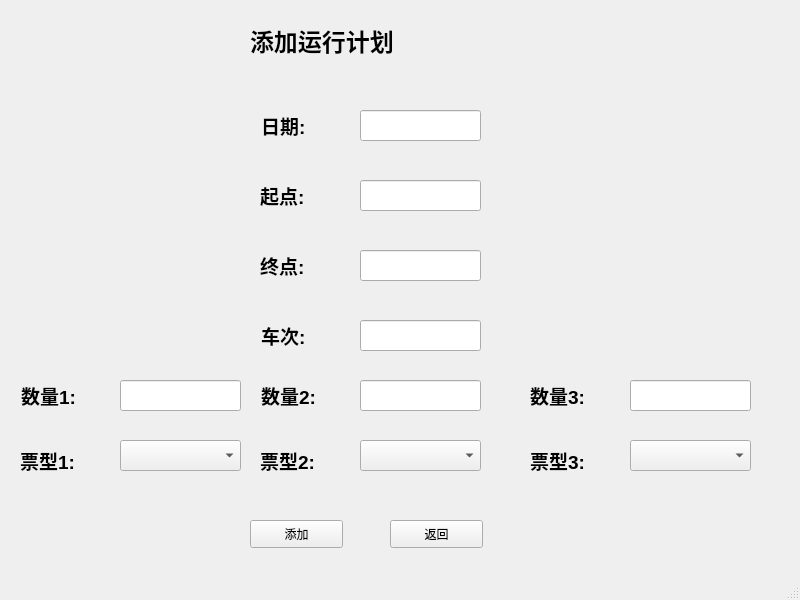
<?xml version="1.0" encoding="UTF-8"?>
<ui version="4.0">
 <class>QtAddPlan</class>
 <widget class="QMainWindow" name="QtAddPlan">
  <property name="geometry">
   <rect>
    <x>0</x>
    <y>0</y>
    <width>800</width>
    <height>600</height>
   </rect>
  </property>
  <property name="windowTitle">
   <string>MainWindow</string>
  </property>
  <widget class="QWidget" name="centralwidget">
   <widget class="QPushButton" name="pushButton_3">
    <property name="geometry">
     <rect>
      <x>390</x>
      <y>520</y>
      <width>93</width>
      <height>28</height>
     </rect>
    </property>
    <property name="text">
     <string>返回</string>
    </property>
   </widget>
   <widget class="QLabel" name="label">
    <property name="geometry">
     <rect>
      <x>261</x>
      <y>110</y>
      <width>81</width>
      <height>31</height>
     </rect>
    </property>
    <property name="text">
     <string>&lt;html&gt;&lt;head/&gt;&lt;body&gt;&lt;p&gt;&lt;span style=&quot; font-size:14pt; font-weight:600;&quot;&gt;日期:&lt;/span&gt;&lt;/p&gt;&lt;/body&gt;&lt;/html&gt;</string>
    </property>
   </widget>
   <widget class="QLabel" name="label_4">
    <property name="geometry">
     <rect>
      <x>261</x>
      <y>320</y>
      <width>81</width>
      <height>31</height>
     </rect>
    </property>
    <property name="text">
     <string>&lt;html&gt;&lt;head/&gt;&lt;body&gt;&lt;p&gt;&lt;span style=&quot; font-size:14pt; font-weight:600;&quot;&gt;车次:&lt;/span&gt;&lt;/p&gt;&lt;/body&gt;&lt;/html&gt;</string>
    </property>
   </widget>
   <widget class="QLabel" name="label_6">
    <property name="geometry">
     <rect>
      <x>260</x>
      <y>440</y>
      <width>72</width>
      <height>41</height>
     </rect>
    </property>
    <property name="text">
     <string>&lt;html&gt;&lt;head/&gt;&lt;body&gt;&lt;p&gt;&lt;span style=&quot; font-size:14pt; font-weight:600;&quot;&gt;票型2:&lt;/span&gt;&lt;/p&gt;&lt;/body&gt;&lt;/html&gt;</string>
    </property>
   </widget>
   <widget class="QLineEdit" name="lineEdit_2">
    <property name="geometry">
     <rect>
      <x>360</x>
      <y>180</y>
      <width>121</width>
      <height>31</height>
     </rect>
    </property>
   </widget>
   <widget class="QLabel" name="label_5">
    <property name="geometry">
     <rect>
      <x>261</x>
      <y>380</y>
      <width>81</width>
      <height>31</height>
     </rect>
    </property>
    <property name="text">
     <string>&lt;html&gt;&lt;head/&gt;&lt;body&gt;&lt;p&gt;&lt;span style=&quot; font-size:14pt; font-weight:600;&quot;&gt;数量2:&lt;/span&gt;&lt;/p&gt;&lt;/body&gt;&lt;/html&gt;</string>
    </property>
   </widget>
   <widget class="QLabel" name="label_2">
    <property name="geometry">
     <rect>
      <x>260</x>
      <y>175</y>
      <width>81</width>
      <height>41</height>
     </rect>
    </property>
    <property name="text">
     <string>&lt;html&gt;&lt;head/&gt;&lt;body&gt;&lt;p&gt;&lt;span style=&quot; font-size:14pt; font-weight:600;&quot;&gt;起点:&lt;/span&gt;&lt;/p&gt;&lt;/body&gt;&lt;/html&gt;</string>
    </property>
   </widget>
   <widget class="QLineEdit" name="lineEdit_4">
    <property name="geometry">
     <rect>
      <x>360</x>
      <y>320</y>
      <width>121</width>
      <height>31</height>
     </rect>
    </property>
   </widget>
   <widget class="QLineEdit" name="lineEdit_5">
    <property name="geometry">
     <rect>
      <x>360</x>
      <y>380</y>
      <width>121</width>
      <height>31</height>
     </rect>
    </property>
   </widget>
   <widget class="QComboBox" name="comboBox">
    <property name="geometry">
     <rect>
      <x>360</x>
      <y>440</y>
      <width>121</width>
      <height>31</height>
     </rect>
    </property>
    <item>
     <property name="text">
      <string/>
     </property>
    </item>
    <item>
     <property name="text">
      <string>一等座</string>
     </property>
    </item>
    <item>
     <property name="text">
      <string>二等座</string>
     </property>
    </item>
    <item>
     <property name="text">
      <string>无座</string>
     </property>
    </item>
    <item>
     <property name="text">
      <string>商务座</string>
     </property>
    </item>
    <item>
     <property name="text">
      <string>硬座</string>
     </property>
    </item>
    <item>
     <property name="text">
      <string>软座</string>
     </property>
    </item>
    <item>
     <property name="text">
      <string>硬卧上</string>
     </property>
    </item>
    <item>
     <property name="text">
      <string>硬卧中</string>
     </property>
    </item>
    <item>
     <property name="text">
      <string>硬卧下</string>
     </property>
    </item>
    <item>
     <property name="text">
      <string>软卧下</string>
     </property>
    </item>
    <item>
     <property name="text">
      <string>高级软卧</string>
     </property>
    </item>
    <item>
     <property name="text">
      <string>特等座</string>
     </property>
    </item>
   </widget>
   <widget class="QLabel" name="label_3">
    <property name="geometry">
     <rect>
      <x>260</x>
      <y>245</y>
      <width>72</width>
      <height>41</height>
     </rect>
    </property>
    <property name="text">
     <string>&lt;html&gt;&lt;head/&gt;&lt;body&gt;&lt;p&gt;&lt;span style=&quot; font-size:14pt; font-weight:600;&quot;&gt;终点:&lt;/span&gt;&lt;/p&gt;&lt;/body&gt;&lt;/html&gt;</string>
    </property>
   </widget>
   <widget class="QLineEdit" name="lineEdit_3">
    <property name="geometry">
     <rect>
      <x>360</x>
      <y>250</y>
      <width>121</width>
      <height>31</height>
     </rect>
    </property>
   </widget>
   <widget class="QPushButton" name="pushButton">
    <property name="geometry">
     <rect>
      <x>250</x>
      <y>520</y>
      <width>93</width>
      <height>28</height>
     </rect>
    </property>
    <property name="text">
     <string>添加</string>
    </property>
   </widget>
   <widget class="QLineEdit" name="lineEdit">
    <property name="geometry">
     <rect>
      <x>360</x>
      <y>110</y>
      <width>121</width>
      <height>31</height>
     </rect>
    </property>
   </widget>
   <widget class="QLabel" name="label_7">
    <property name="geometry">
     <rect>
      <x>530</x>
      <y>380</y>
      <width>81</width>
      <height>31</height>
     </rect>
    </property>
    <property name="text">
     <string>&lt;html&gt;&lt;head/&gt;&lt;body&gt;&lt;p&gt;&lt;span style=&quot; font-size:14pt; font-weight:600;&quot;&gt;数量3:&lt;/span&gt;&lt;/p&gt;&lt;/body&gt;&lt;/html&gt;</string>
    </property>
   </widget>
   <widget class="QLineEdit" name="lineEdit_6">
    <property name="geometry">
     <rect>
      <x>630</x>
      <y>380</y>
      <width>121</width>
      <height>31</height>
     </rect>
    </property>
   </widget>
   <widget class="QComboBox" name="comboBox_2">
    <property name="geometry">
     <rect>
      <x>630</x>
      <y>440</y>
      <width>121</width>
      <height>31</height>
     </rect>
    </property>
    <item>
     <property name="text">
      <string/>
     </property>
    </item>
    <item>
     <property name="text">
      <string>一等座</string>
     </property>
    </item>
    <item>
     <property name="text">
      <string>二等座</string>
     </property>
    </item>
    <item>
     <property name="text">
      <string>无座</string>
     </property>
    </item>
    <item>
     <property name="text">
      <string>商务座</string>
     </property>
    </item>
    <item>
     <property name="text">
      <string>硬座</string>
     </property>
    </item>
    <item>
     <property name="text">
      <string>软座</string>
     </property>
    </item>
    <item>
     <property name="text">
      <string>硬卧上</string>
     </property>
    </item>
    <item>
     <property name="text">
      <string>硬卧中</string>
     </property>
    </item>
    <item>
     <property name="text">
      <string>硬卧下</string>
     </property>
    </item>
    <item>
     <property name="text">
      <string>软卧下</string>
     </property>
    </item>
    <item>
     <property name="text">
      <string>高级软卧</string>
     </property>
    </item>
    <item>
     <property name="text">
      <string>特等座</string>
     </property>
    </item>
   </widget>
   <widget class="QLabel" name="label_8">
    <property name="geometry">
     <rect>
      <x>530</x>
      <y>440</y>
      <width>72</width>
      <height>41</height>
     </rect>
    </property>
    <property name="text">
     <string>&lt;html&gt;&lt;head/&gt;&lt;body&gt;&lt;p&gt;&lt;span style=&quot; font-size:14pt; font-weight:600;&quot;&gt;票型3:&lt;/span&gt;&lt;/p&gt;&lt;/body&gt;&lt;/html&gt;</string>
    </property>
   </widget>
   <widget class="QLabel" name="label_9">
    <property name="geometry">
     <rect>
      <x>21</x>
      <y>380</y>
      <width>81</width>
      <height>31</height>
     </rect>
    </property>
    <property name="text">
     <string>&lt;html&gt;&lt;head/&gt;&lt;body&gt;&lt;p&gt;&lt;span style=&quot; font-size:14pt; font-weight:600;&quot;&gt;数量1:&lt;/span&gt;&lt;/p&gt;&lt;/body&gt;&lt;/html&gt;</string>
    </property>
   </widget>
   <widget class="QLineEdit" name="lineEdit_7">
    <property name="geometry">
     <rect>
      <x>120</x>
      <y>380</y>
      <width>121</width>
      <height>31</height>
     </rect>
    </property>
   </widget>
   <widget class="QComboBox" name="comboBox_3">
    <property name="geometry">
     <rect>
      <x>120</x>
      <y>440</y>
      <width>121</width>
      <height>31</height>
     </rect>
    </property>
    <item>
     <property name="text">
      <string/>
     </property>
    </item>
    <item>
     <property name="text">
      <string>一等座</string>
     </property>
    </item>
    <item>
     <property name="text">
      <string>二等座</string>
     </property>
    </item>
    <item>
     <property name="text">
      <string>无座</string>
     </property>
    </item>
    <item>
     <property name="text">
      <string>商务座</string>
     </property>
    </item>
    <item>
     <property name="text">
      <string>硬座</string>
     </property>
    </item>
    <item>
     <property name="text">
      <string>软座</string>
     </property>
    </item>
    <item>
     <property name="text">
      <string>硬卧上</string>
     </property>
    </item>
    <item>
     <property name="text">
      <string>硬卧中</string>
     </property>
    </item>
    <item>
     <property name="text">
      <string>硬卧下</string>
     </property>
    </item>
    <item>
     <property name="text">
      <string>软卧下</string>
     </property>
    </item>
    <item>
     <property name="text">
      <string>高级软卧</string>
     </property>
    </item>
    <item>
     <property name="text">
      <string>特等座</string>
     </property>
    </item>
   </widget>
   <widget class="QLabel" name="label_10">
    <property name="geometry">
     <rect>
      <x>20</x>
      <y>440</y>
      <width>72</width>
      <height>41</height>
     </rect>
    </property>
    <property name="text">
     <string>&lt;html&gt;&lt;head/&gt;&lt;body&gt;&lt;p&gt;&lt;span style=&quot; font-size:14pt; font-weight:600;&quot;&gt;票型1:&lt;/span&gt;&lt;/p&gt;&lt;/body&gt;&lt;/html&gt;</string>
    </property>
   </widget>
   <widget class="QLabel" name="label_11">
    <property name="geometry">
     <rect>
      <x>250</x>
      <y>10</y>
      <width>311</width>
      <height>61</height>
     </rect>
    </property>
    <property name="text">
     <string>&lt;html&gt;&lt;head/&gt;&lt;body&gt;&lt;p&gt;&lt;span style=&quot; font-size:18pt; font-weight:600;&quot;&gt;添加运行计划&lt;/span&gt;&lt;/p&gt;&lt;/body&gt;&lt;/html&gt;</string>
    </property>
   </widget>
  </widget>
  <widget class="QStatusBar" name="statusbar"/>
 </widget>
 <resources/>
 <connections/>
</ui>
